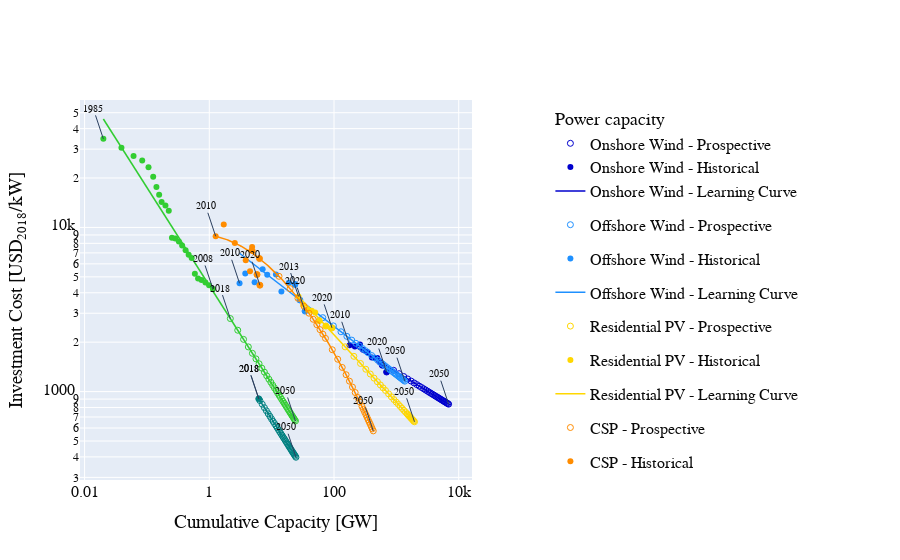

Notebook code for this chart:
### Code cell
hist_installed_cap = hist_cost['installed_cap']
hist_c_inv = hist_cost['c_inv']
hist_year = hist_cost['year']

future_installed_cap = future_cost['installed_cap']
future_c_inv = future_cost['c_inv']

first_point_year = hist_cost[(hist_cost.c_inv >= 0)].year.min()
last_hist_point_year = hist_cost[(hist_cost.c_inv >= 0)].year.max()
log_first_point = np.log10(hist_cost[(hist_cost.year == first_point_year)].installed_cap)
log_last_point = np.log10(future_cost[(future_cost.year == 2050)].installed_cap)

x_reg = np.logspace(float(log_first_point), float(log_last_point), 100)
y_reg = np.exp(a+b*np.log(x_reg))

first_x = float(hist_cost[(hist_cost.c_inv >= 0) & (hist_cost.year == first_point_year)].installed_cap)
first_y = float(hist_cost[(hist_cost.c_inv >= 0) & (hist_cost.year == first_point_year)].c_inv)
first_year = int(hist_cost[(hist_cost.c_inv >= 0) & (hist_cost.year == first_point_year)].year)

last_x = float(hist_cost[(hist_cost.c_inv >= 0) & (hist_cost.year == last_hist_point_year)].installed_cap)
last_y = float(hist_cost[(hist_cost.c_inv >= 0) & (hist_cost.year == last_hist_point_year)].c_inv)
last_year = int(hist_cost[(hist_cost.c_inv >= 0) & (hist_cost.year == last_hist_point_year)].year)

prosp_x = float(future_cost[(future_cost.c_inv >= 0) & (future_cost.year == 2050)].installed_cap)
prosp_y = float(future_cost[(future_cost.c_inv >= 0) & (future_cost.year == 2050)].c_inv)
prosp_year = 2050

# Add traces

fig.add_trace(go.Scatter(x=future_installed_cap, y=future_c_inv,
                         mode='markers',
                         marker_symbol='circle-open',
                         name='Decentralized Heat Pumps - Prospective',
                         marker = dict(color=colour_ashp, size=marker_size)))

fig.add_trace(go.Scatter(x=hist_installed_cap, y=hist_c_inv,
                         #text = hist_year,
                         #textposition='top right',
                         mode='markers+text',
                         marker_symbol='circle',
                         textfont_size=years_font_size,
                         name='Decentralized Heat Pumps - Historical',
                         marker = dict(color=colour_ashp, size=marker_size)))

fig.add_trace(go.Scatter(x=x_reg, y=y_reg,
                         mode='lines',
                         name='Decentralized Heat Pumps - Learning Curve',
                         line=dict(color=colour_ashp, width=line_width)))

fig.add_annotation(x=np.log10(first_x), y=np.log10(first_y),
            text=str(first_year),
            showarrow=True,
            font=dict(
                family="Times New Roman",
                size=years_font_size,
                color=colour_main_axis))

fig.add_annotation(x=np.log10(last_x), y=np.log10(last_y),
            text=str(last_year),
            showarrow=True,
            font=dict(
                family="Times New Roman",
                size=years_font_size,
                color=colour_main_axis))

fig.add_annotation(x=np.log10(prosp_x), y=np.log10(prosp_y),
            text=str(prosp_year),
            showarrow=True,
            font=dict(
                family="Times New Roman",
                size=years_font_size,
                color=colour_main_axis))
